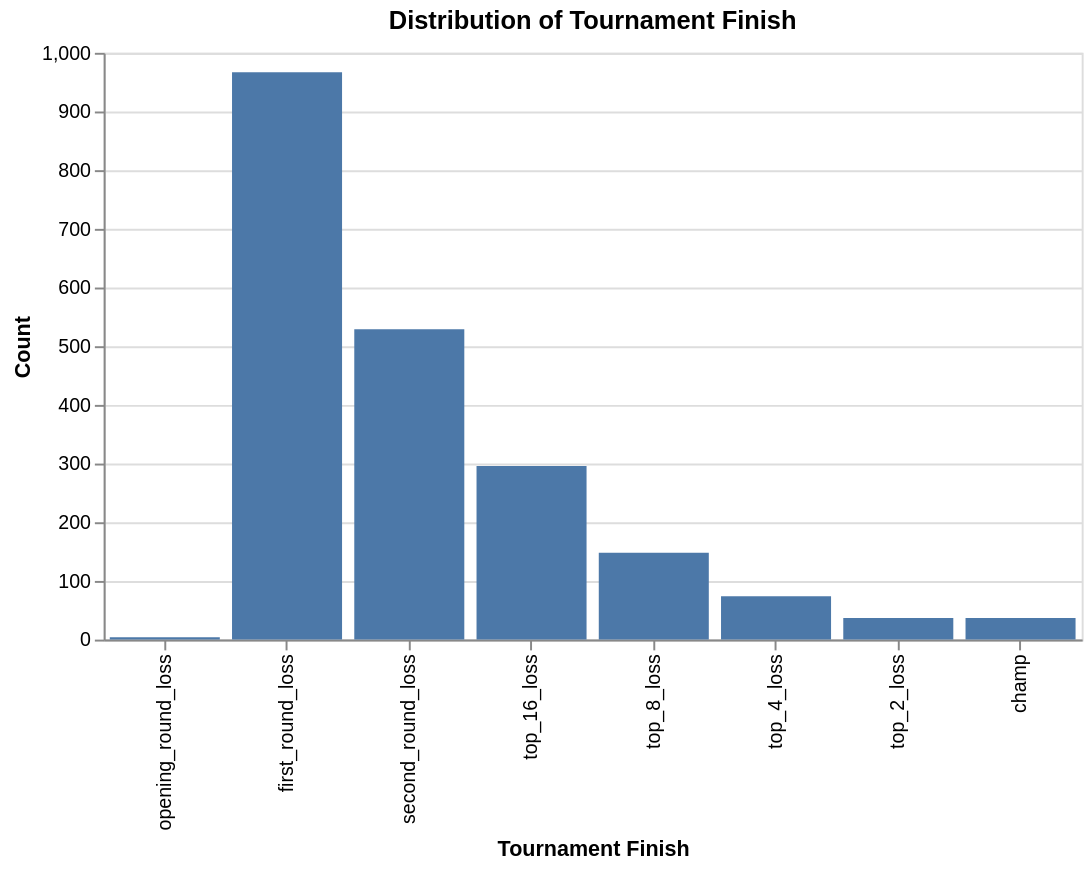

Notebook cell for this chart:
### Code cell
#Bar chart of tournament finish categories (categorical variable).
plotB = alt.Chart(rData).mark_bar().encode(
    x=alt.X("tourney_finish",
         sort=[
            "opening_round_loss",
            "first_round_loss",
            "second_round_loss",
            "top_16_loss",
            "top_8_loss",
            "top_4_loss",
            "top_2_loss",
            "champ"
        ],
        title="Tournament Finish"),
    y=alt.Y("count()", title="Count")
).properties(
    title="Distribution of Tournament Finish",
    width=500,
    height=300
)
plotB

### Figure 1 — Vega-Lite specification as saved in the notebook (floating-point values rounded to 4 significant figures; data arrays with more than 128 entries replaced by an {"elided": "..."} marker saying what was removed)
{"config": {"view": {"continuousWidth": 300, "continuousHeight": 300}}, "data": {"name": "data-25d0e510240d87360317b757c2844273"}, "mark": {"type": "bar"}, "encoding": {"x": {"field": "tourney_finish", "sort": ["opening_round_loss", "first_round_loss", "second_round_loss", "top_16_loss", "top_8_loss", "top_4_loss", "top_2_loss", "champ"], "title": "Tournament Finish", "type": "nominal"}, "y": {"aggregate": "count", "title": "Count", "type": "quantitative"}}, "height": 300, "title": "Distribution of Tournament Finish", "width": 500, "$schema": "https://vega.github.io/schema/vega-lite/v5.20.1.json", "datasets": {"data-25d0e510240d87360317b757c2844273": {"elided": "2092 records"}}}
